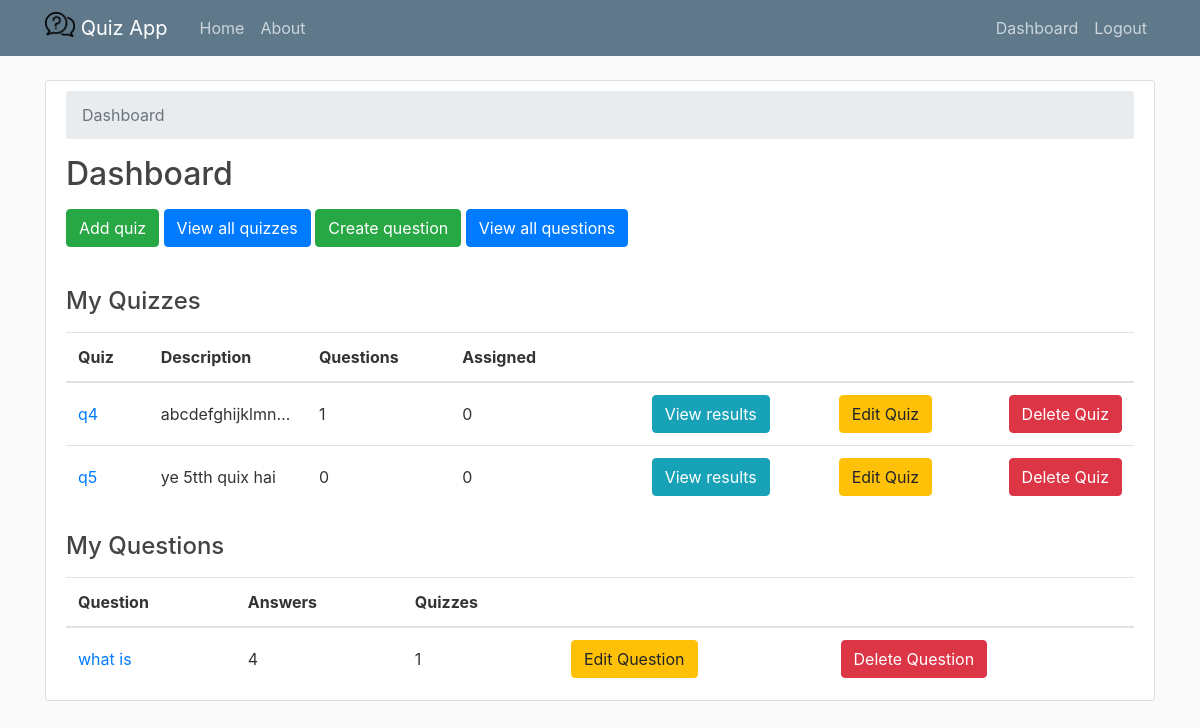
Before: /dashboard/teacher (signed in) with the older database file.
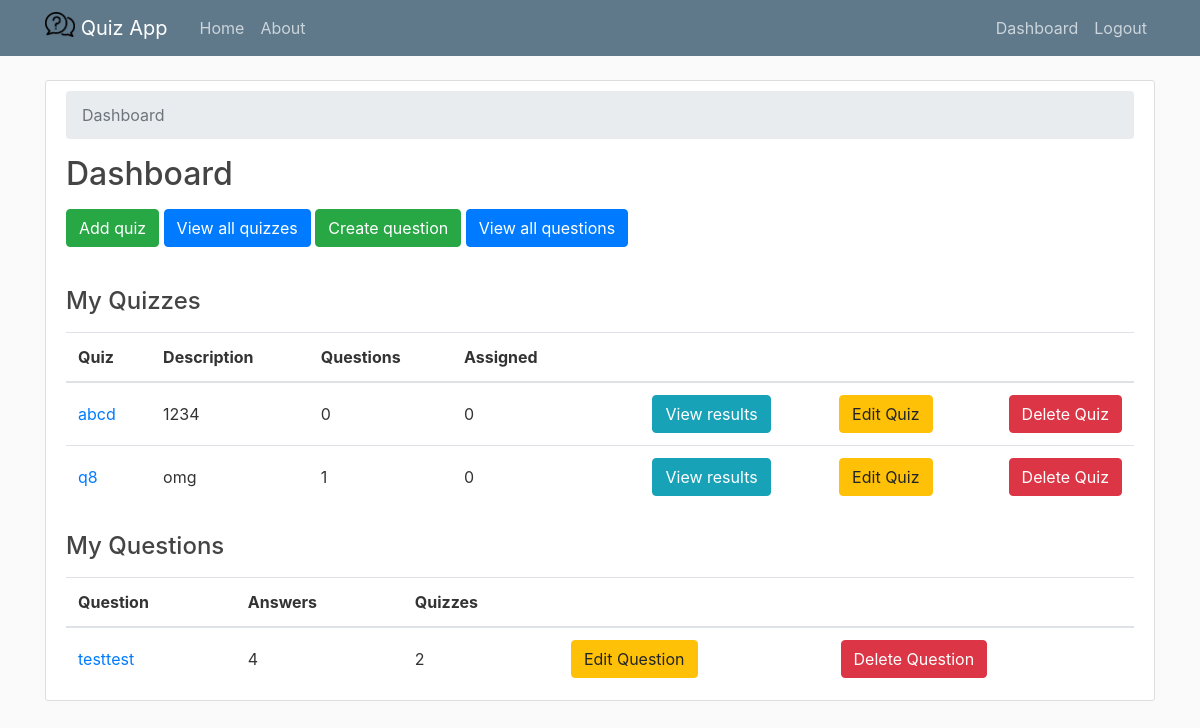
After: the same page with the newer database file.
### dashboard/models.py (models this page shows, shortened)
class Quiz(models.Model):
    title = models.CharField(max_length = 100)
    description = models.TextField()
    author = models.ForeignKey(Teacher, on_delete=models.CASCADE,related_name='quizzes')

class Question(models.Model):
    text = models.CharField('Question', max_length=255)
    author = models.ForeignKey(Teacher, on_delete=models.CASCADE,related_name='questions')

### dashboard/views.py (the view)
# urls.py: path('dashboard/teacher', TeacherDashboard.as_view(), name='teacher-dashboard'),
@method_decorator(login_required, name="dispatch")
class TeacherDashboard(TemplateView):
    template_name = 'dashboard/teacher_dashboard.html'
    def get_context_data(self, **kwargs):
        context = super(TeacherDashboard, self).get_context_data(**kwargs)
        context['quizzes'] = self.request.user.teacher.quizzes.all() \
            .annotate(questions_count=Count('selected_question', distinct=True)) \
            .annotate(assigned_count=Count('assigned_quizzes', distinct=True))
        context['questions'] = self.request.user.teacher.questions.all() \
            .annotate(selected_count=Count('selected_question', distinct=True)) \
            .annotate(answer_count=Count('answers', distinct=True))
        return context

### dashboard/templates/dashboard/teacher_dashboard.html
{% extends "dashboard/base.html" %}
{% block content %}
<div class="content-section">
  <nav aria-label="breadcrumb">
    <ol class="breadcrumb">
      <li class="breadcrumb-item active" aria-current="page">Dashboard</li>
    </ol>
  </nav>
  <h2 class="mb-3">Dashboard</h2>
  <a href="{% url 'quiz-add' %}" class="btn btn-success mb-3" role="button">Add quiz</a>
  <a href="{% url 'quiz-view' %}" class="btn btn-primary mb-3" role="button">View all quizzes</a>
  <a href="{% url 'question-add' %}" class="btn btn-success mb-3" role="button">Create question</a>
  <a href="{% url 'question-view' %}" class="btn btn-primary mb-3" role="button">View all questions</a>
  <br><br>
  <div class="table-responsive">
    <h4 class="mb-3">My Quizzes</h4>
    <table class="table mb-0">
      <thead>
        <tr>
          <th>Quiz</th>
          <th>Description</th>
          <th>Questions</th>
          <th>Assigned</th>
          <th></th>
          <th></th>
          <th></th>
        </tr>
      </thead>
      <tbody>
        {% for quiz in quizzes %}
          <tr>
            <td class="align-middle"><a href="{% url 'quiz-edit' quiz.pk %}">{{ quiz.title }}</a></td>
            <td class="align-middle overflowing">{{ quiz.description }}</td>
            <td class="align-middle">{{ quiz.questions_count }}</td>
            <td class="align-middle">{{ quiz.assigned_count }}</td>
            <td class="text-right">
              <a href="#" class="btn btn-info">View results</a>
            </td>
            <td class="text-right">
              <a href="{% url 'quiz-edit' quiz.pk %}" class="btn btn-warning">Edit Quiz</a>
            </td>
            <td class="text-right">
              <a href="{% url 'quiz-delete' quiz.pk %}" class="btn btn-danger">Delete Quiz</a>
            </td>
          </tr>
        {% empty %}
          <tr>
            <td class="bg-light text-center font-italic" colspan="5">You haven't created any quizzes yet. Go ahead and <a href="{% url 'quiz-add' %}">add your first quiz</a>.</td>
          </tr>
        {% endfor %}
      </tbody>
    </table>
  </div>
  <br>
  <div class="table-responsive">
    <h4 class="mb-3">My Questions</h4>
    <table class="table mb-0">
      <thead>
        <tr>
          <th>Question</th>
          <th>Answers</th>
          <th>Quizzes</th>
          <th></th>
          <th></th>
        </tr>
      </thead>
      <tbody>
        {% for question in questions %}
          <tr>
            <td class="align-middle"><a href="{% url 'question-edit' question.pk %}">{{ question.text }}</a></td>
            <td class="align-middle">{{ question.answer_count }}</td>
            <td class="align-middle">{{ question.selected_count }}</td>
            <td class="align-middle">
              <a href="{% url 'question-edit' question.pk %}" class="btn btn-warning">Edit Question</a>
            </td>
            <td class="align-middle">
              <a href="{% url 'question-delete' question.pk %}" class="btn btn-danger">Delete Question</a>
            </td>
          </tr>
        {% empty %}
          <tr>
            <td class="bg-light text-center font-italic" colspan="5">You haven't created any questions yet. Go ahead and <a href="{% url 'question-add' %}">create your first question</a>.</td>
          </tr>
        {% endfor %}
      </tbody>
    </table>
  </div>
</div>
{% endblock content %}

Changed rows visible on the page:
removed Quiz: title "q4", description "abcdefghijklmn…", questions_count "1", assigned_count "0"
removed Quiz: title "q5", description "ye 5tth quix hai", questions_count "0", assigned_count "0"
removed Question: text "what is", answer_count "4", selected_count "1"
added Quiz: title "abcd", description "1234", questions_count "0", assigned_count "0"
added Quiz: title "q8", description "omg", questions_count "1", assigned_count "0"
added Question: text "testtest", answer_count "4", selected_count "2"
